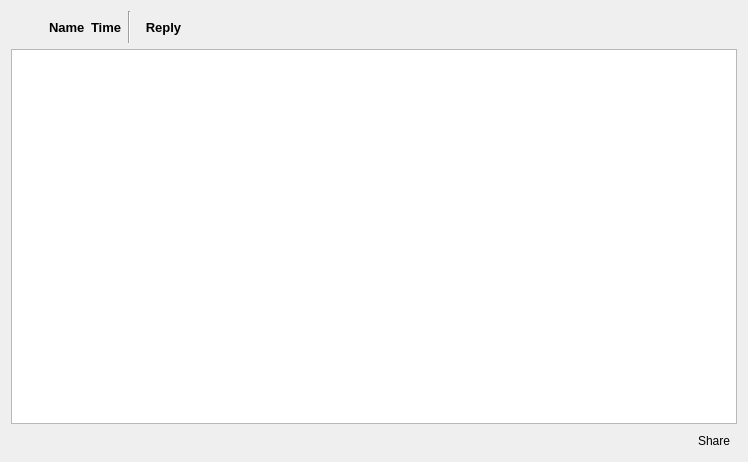
<?xml version="1.0" encoding="UTF-8"?>
<ui version="4.0">
 <class>ForumMessageView</class>
 <widget class="QWidget" name="ForumMessageView">
  <property name="geometry">
   <rect>
    <x>0</x>
    <y>0</y>
    <width>748</width>
    <height>462</height>
   </rect>
  </property>
  <property name="windowTitle">
   <string>Photo View</string>
  </property>
  <property name="layoutDirection">
   <enum>Qt::LeftToRight</enum>
  </property>
  <layout class="QGridLayout" name="gridLayout">
   <item row="0" column="0">
    <layout class="QHBoxLayout" name="horizontalLayout">
     <item>
      <widget class="AvatarWidget" name="avatarWidget" native="true">
       <property name="minimumSize">
        <size>
         <width>32</width>
         <height>32</height>
        </size>
       </property>
       <property name="maximumSize">
        <size>
         <width>32</width>
         <height>32</height>
        </size>
       </property>
      </widget>
     </item>
     <item>
      <widget class="GxsIdLabel" name="nameLabel">
       <property name="font">
        <font>
         <family>MS Sans Serif</family>
         <pointsize>10</pointsize>
         <weight>75</weight>
         <bold>true</bold>
        </font>
       </property>
       <property name="text">
        <string>Name</string>
       </property>
      </widget>
     </item>
     <item>
      <widget class="QLabel" name="timeLabel">
       <property name="font">
        <font>
         <family>MS Sans Serif</family>
         <pointsize>10</pointsize>
         <weight>75</weight>
         <bold>true</bold>
        </font>
       </property>
       <property name="text">
        <string>Time</string>
       </property>
      </widget>
     </item>
     <item>
      <widget class="Line" name="line">
       <property name="orientation">
        <enum>Qt::Vertical</enum>
       </property>
      </widget>
     </item>
     <item>
      <widget class="QToolButton" name="replyButton">
       <property name="font">
        <font>
         <family>MS Sans Serif</family>
         <pointsize>10</pointsize>
         <weight>75</weight>
         <bold>true</bold>
        </font>
       </property>
       <property name="text">
        <string>Reply</string>
       </property>
       <property name="icon">
        <iconset resource="../icons.qrc">
         <normaloff>:/icons/mail/reply.png</normaloff>:/icons/mail/reply.png</iconset>
       </property>
       <property name="iconSize">
        <size>
         <width>24</width>
         <height>24</height>
        </size>
       </property>
       <property name="toolButtonStyle">
        <enum>Qt::ToolButtonTextBesideIcon</enum>
       </property>
       <property name="autoRaise">
        <bool>true</bool>
       </property>
      </widget>
     </item>
     <item>
      <spacer name="horizontalSpacer">
       <property name="orientation">
        <enum>Qt::Horizontal</enum>
       </property>
       <property name="sizeHint" stdset="0">
        <size>
         <width>0</width>
         <height>20</height>
        </size>
       </property>
      </spacer>
     </item>
    </layout>
   </item>
   <item row="1" column="0">
    <widget class="RSTextBrowser" name="postText">
     <property name="font">
      <font>
       <family>MS Sans Serif</family>
      </font>
     </property>
    </widget>
   </item>
   <item row="2" column="0">
    <layout class="QHBoxLayout" name="horizontalLayout_2">
     <item>
      <spacer name="horizontalSpacer_2">
       <property name="orientation">
        <enum>Qt::Horizontal</enum>
       </property>
       <property name="sizeHint" stdset="0">
        <size>
         <width>128</width>
         <height>20</height>
        </size>
       </property>
      </spacer>
     </item>
     <item>
      <widget class="QToolButton" name="shareButton">
       <property name="toolTip">
        <string>Copy RetroShare link</string>
       </property>
       <property name="text">
        <string>Share</string>
       </property>
       <property name="icon">
        <iconset>
         <normaloff>:/images/share.png</normaloff>:/images/share.png</iconset>
       </property>
       <property name="toolButtonStyle">
        <enum>Qt::ToolButtonTextBesideIcon</enum>
       </property>
       <property name="autoRaise">
        <bool>true</bool>
       </property>
      </widget>
     </item>
    </layout>
   </item>
  </layout>
 </widget>
 <customwidgets>
  <customwidget>
   <class>GxsIdLabel</class>
   <extends>QLabel</extends>
   <header>gui/gxs/GxsIdLabel.h</header>
  </customwidget>
  <customwidget>
   <class>AvatarWidget</class>
   <extends>QWidget</extends>
   <header>gui/common/AvatarWidget.h</header>
   <container>1</container>
  </customwidget>
  <customwidget>
   <class>RSTextBrowser</class>
   <extends>QTextBrowser</extends>
   <header>gui/common/RSTextBrowser.h</header>
  </customwidget>
 </customwidgets>
 <resources>
  <include location="../icons.qrc"/>
 </resources>
 <connections/>
</ui>
